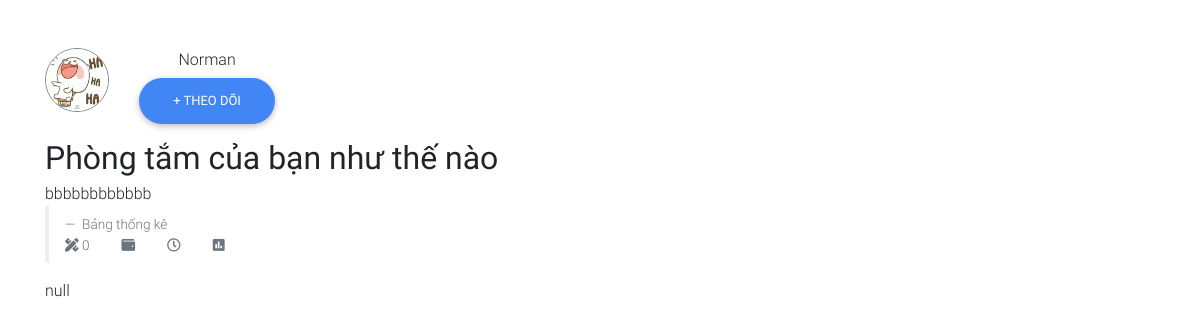
The page /src/alpha/detail.php?id=30 on the database as committed earlier.
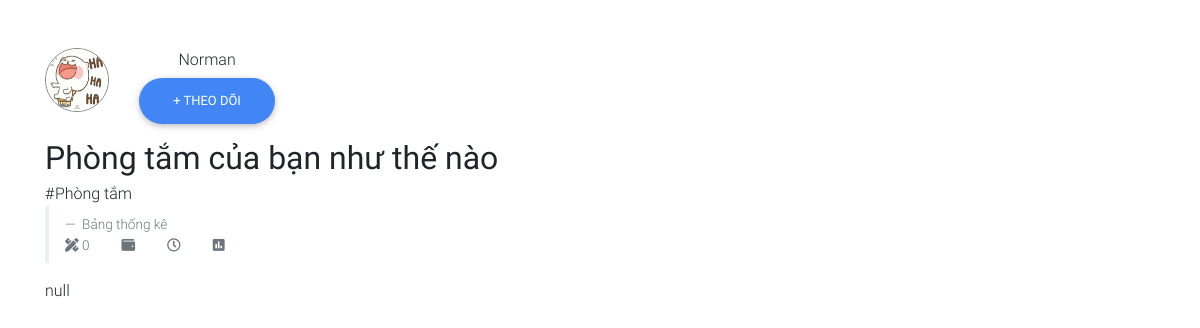
The same page on the database as committed later.
### tables this page shows
CREATE TABLE `news` (
  `id` int(8) NOT NULL,
  `username` varchar(500) NOT NULL,
  `title` varchar(2000) NOT NULL,
  `category` varchar(200) NOT NULL,
  `status` varchar(2000) NOT NULL,
  `link_image` varchar(200) NOT NULL,
  `allowed` tinyint(1) NOT NULL,
  `content_post` longtext DEFAULT NULL,
  `material` int(8) NOT NULL,
  `cost` varchar(10) DEFAULT NULL,
  `time_do` varchar(200) NOT NULL,
  `chooseLevel` varchar(200) NOT NULL
);

### src/alpha/detail.php (the view, shortened to what this page needs)
<?php
include "../../public/php/connect.php";
?>
<!DOCTYPE html>
<html lang="en">
<head>
    <link rel="stylesheet" href="https://use.fontawesome.com/releases/v5.11.2/css/all.css">
    <link rel="stylesheet" href="css/bootstrap.min.css">
    <link rel="stylesheet" href="css/mdb.min.css">
    <link rel="stylesheet" href="css/css_of_post/style.css"
</head>
<body>
<div class="container-fluid">
    <div class="container mt-5">
        <nav class="nav">
            <li class="nav-item">
                <img style="width: 64px; height: 64px; border: 1px solid #818182" class="rounded-circle"
                     src="../../public/images/picture%20home%20login/tenor.gif">
            </li>
            <li class="nav-item ml-4">
                <nav class="list-group">
            <li class="nav-item" style="text-align: center">
                Norman
            </li>
            <li class="nav-item">
                <button class="btn btn-primary rounded-pill">+ Theo dõi</button>
            </li>
        </nav>
        </li>
        </nav>
        <div class="mt-1">
            <?php
            $id = $_GET["id"];
            $sql = "SELECT * FROM `news` WHERE `news`.`id` = " . $id;
            $result = mysqli_query($conn, $sql);
            while ($data = mysqli_fetch_array($result)) {
                echo '
        <div style="font-size: 32px; font-weight: bolder">
            ' . $data["title"] . '
        </div>
        <div>
            ' . $data["category"] . '
        </div>
        <div>
        <blockquote class="blockquote" style="font-size: 17px">
            <footer class="blockquote-footer">
                Bảng thống kê
                <nav class="nav _nav1 nav-pills">
                    <li class="nav-item">
                        <i class="fas fa-pencil-ruler"></i>
                        <span>' . $data["material"] . '</span>
                    </li>
                    <li class="nav-item">
                        <i class="fas fa-wallet"></i>
                        <span>' . $data["cost"] . '</span>
                    </li>
                    <li class="nav-item">
                        <i class="far fa-clock"></i>
                        <span>' . $data["time_do"] . '</span>
                    </li>
                    <li class="nav-item">
                        <i class="fas fa-poll"></i>
                        <span>' . $data["chooseLevel"] . '</span>
                    </li>
                </nav>
            </footer>
         </blockquote>
        </div>
        <div style="padding: 0 400px 0 0">
            ' . $data["content_post"] . '
        </div>
    ';
            }
            ?>
        </div>
    </div>
</div>
</body>
</html>

Rows that differ between the two databases and show on the page:
changed news "Phòng tắm của bạn như thế nào": category "bbbbbbbbbbbb" → "#Phòng tắm"
